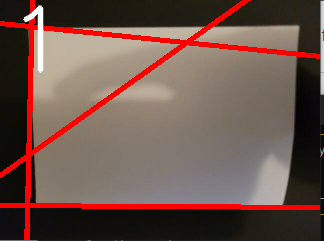
#> input picture Assignment_2/images/mynd_1.png, 324 x 241 px, given in place of the camera
$ python edge_detector.py
#> lines starting #> are read from the running program, lines starting #| are printed output that depends on the picture
### Assignment_2/ransac.py
import numpy as np
import cv2 as cv
# import time
import matplotlib.pyplot as plt
import warnings

# turn off warnings
warnings.filterwarnings("ignore")

def ransac(data, n_samples, threshold, ):
    best_number_inliners = 0
    best_line = np.array(2)
    #best_points = []
    for n in range(n_samples):
        rand_1= np.random.randint(0,len(data), size=1)
        rand_2 = np.random.randint(0,len(data), size=1)
        sample_1 = data[int(rand_1)]
        sample_2 = data[int(rand_2)]
        line = np.polyfit(sample_1,sample_2, 1)
        number_inliners = 0
        for point in data:
            dist = abs(line[0] * point[0] + line[1] - point[1]) / np.sqrt(np.square(line[0]) +1)
            if dist < threshold:
                number_inliners += 1

        if number_inliners > best_number_inliners:
            best_number_inliners = number_inliners
            best_line = line
            #best_points = [sample_1[0],sample_1[1],sample_2[0],sample_2[1]]
    #print(best_points)

    return best_line

# [31 lines left out: function ransac_4_lines, not called in this run]
# [45 lines of commented-out code are left out]

### Assignment_2/edge_detector.py
import numpy as np
import cv2 as cv
import time
from ransac import ransac
cap = cv.VideoCapture(1)
if not cap.isOpened():
    print("Cannot open camera")
    exit()
time_before = 0
time_after = 0
fps = 0
font = cv.FONT_HERSHEY_SIMPLEX


while True:
    try:
        max_value = 0
        # Capture frame-by-frame
        ret, frame = cap.read()
#> frame is the input picture: shape (241, 324, 3); mean B, G, R 75.3, 83.7, 109.9
        #e1 = cv.getTickCount()
        time_before = time.time()
        # if frame is read correctly ret is True
        if not ret:
            print("Can't receive frame (stream end?). Exiting ...")
            break
        # Our operations on the frame come here
        width = int(frame.shape[1]* 0.5)
#> width = 162
        height = int(frame.shape[0]* 0.5)
#> height = 120
        dsize = (width,height)
#> dsize = (162, 120)

        new_frame = cv.resize(frame,dsize)
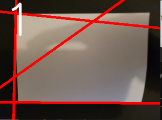
#> new_frame: shape (120, 162, 3); mean B, G, R 75.2, 83.6, 109.8
        gray = cv.cvtColor(new_frame, cv.COLOR_BGR2GRAY)
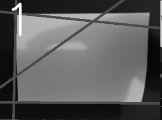
#> gray: shape (120, 162); min 4, max 255, mean 90.5
        gray = cv.medianBlur(gray,5)
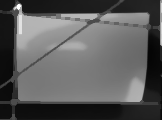
#> gray: shape (120, 162); min 5, max 255, mean 90.4
        edge = cv.Canny(gray,100,180)
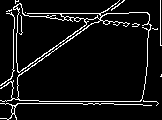
#> edge: shape (120, 162); 7.2% white in thin lines or dots
        y,x = np.where(edge == 255)
#> y = 1403 values from 0 to 119; x = 1403 values, max 161 at index 728, min 0 at index 989, mean 70.61
        list_edge = []
        for i in range(len(x)):
            list_edge.append((x[i],y[i]))
#> after the loop, list_edge = 1403 pairs, first value 0 to 161, second value 0 to 119
        #print(list_edge)
        best_line = ransac(list_edge, 100, 1)
#> the loop in ransac, `for n in range(n_samples):` made 100 passes
#> (rand_1, rand_2, sample_1, sample_2, best_line) on passes 1, 14: ([684], [559], (67, 40), (21, 28), [-0.259, 38.37]), ([99], [1201], (9, 11), (155, 101), [-27, 398])
#> (rand_1, rand_2, sample_1, sample_2, line) on passes 2 to 7: ([1216], [835], (21, 103), (13, 61), [0.585, 0.707]), ([763], [1383], (13, 51), (15, 115), [2.63, -19.21]), ([1033], [277], (11, 96), (104, 15), [-1.05, 115.5]), ([599], [1094], (13, 31), (46, 101), [3.06, 6.28]), ([600], [314], (17, 31), (14, 17), [0.214, 10.36]), ([705], [551], (13, 43), (86, 27), [-1.97, 111.6])
#> after the loop in ransac, `for n in range(n_samples):`: best_number_inliners = 104
#> best_line = [-27, 398]
        # [6 lines of commented-out code are left out]
        x = np.array([0, new_frame.shape[1]])
#> x = [0, 162]
        y = best_line[0] * x + best_line[1]
#> y = [398, -3976]

        cv.line(new_frame,(int(x[0]), int(y[0])), (int(x[1]), int(y[1])),(0,0,255),4)


        #Calculate and display FPS
        fps = 1.0 / (time_before-time_after)
        fps = int(fps)
        fps = str(fps)
        time_after = time_before
        cv.putText(new_frame, fps, (7, 70), font, 3, (255, 255, 255), 3, cv.LINE_AA)
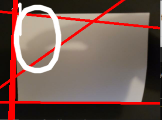
#> new_frame: shape (120, 162, 3); mean B, G, R 82.5, 90.2, 118.8

        # Display the resulting frame
        cv.imshow('frame', new_frame)
        cv.imshow('edge', edge)
        if cv.waitKey(1) == ord('q'):
#> (key q is pressed here)
            break
    except:
        pass
# When everything done, release the capture
cap.release()
cv.destroyAllWindows()
